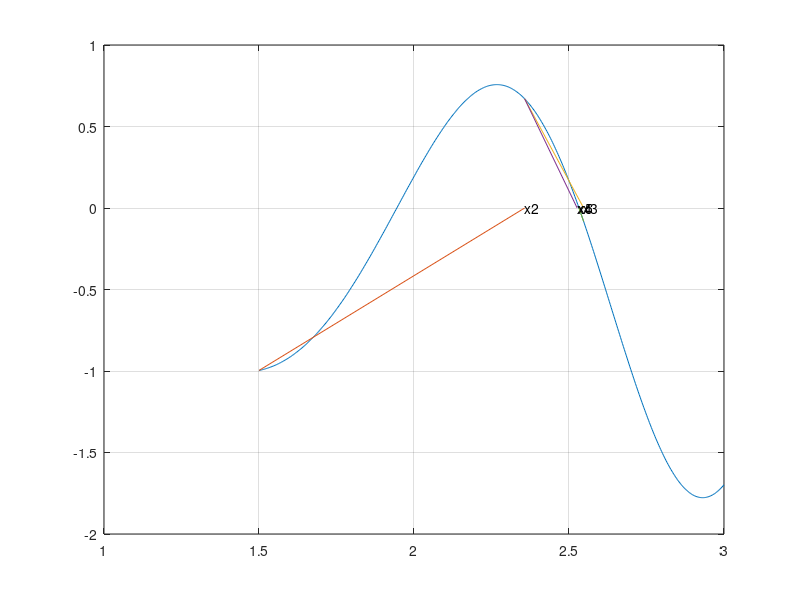

Recreate this plot in MATLAB.
f = @(x) sin(x) + cos(1+x.^2) - 1;

xx = linspace(1.5,3,500);
yy = f(xx);
plot(xx,yy);
hold on

k = 1;
x0 = 1.5;
x1 = 2.5;
fprintf('k     x          f(x) \n%d  %6f    %6f    \n%d  %6f    %6f\n', [0 x0 f(x0) 1 x1 f(x1)]);
data = [0 x0 f(x0); 1 x1 f(x1)];
while k<=4
    k = k+1;
    x = x1 - f(x1)*(x0-x1)/(f(x0)-f(x1));
    if abs(f(x1))>abs(f(x0))
        xx = [x1 x];
        yy = [f(x1) 0];
    else
        xx = [x0 x];
        yy = [f(x0) 0];
    end
    plot(xx,yy);
    str = {'x1','x2','x3','x4','x5'};
    text(x,0,str(k));
    x0 = x1;
    x1 = x;
    fprintf('%d  %6f    %6f\n', [k x1 f(x1)]); 
    data = [data;[k x1 f(x1)]];
end
grid on

save P67b.mat data
